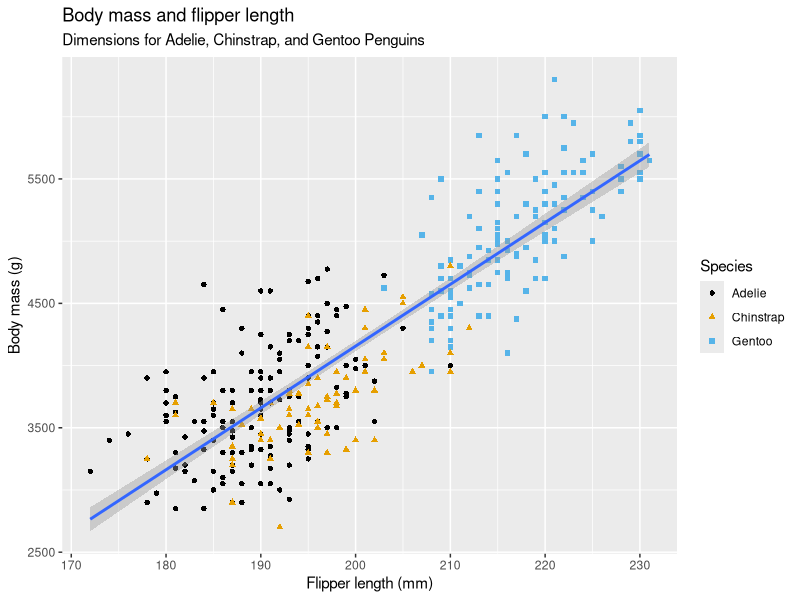
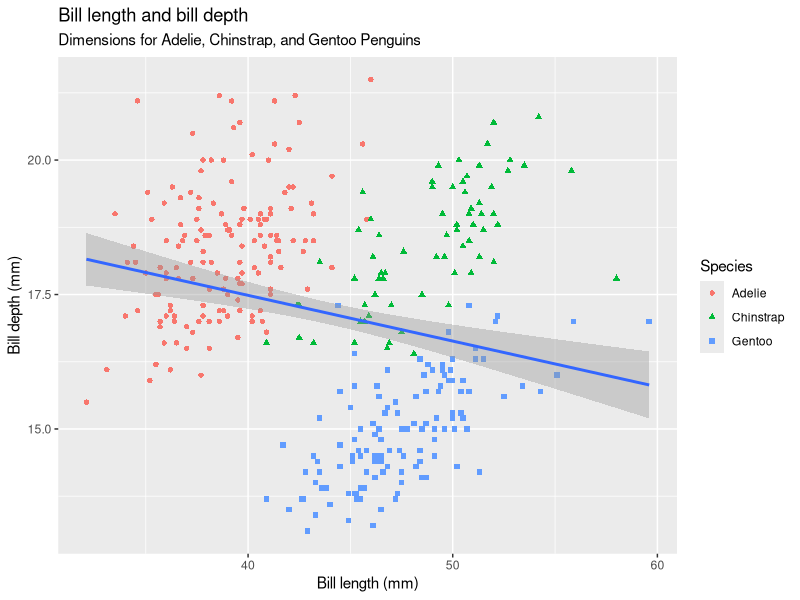
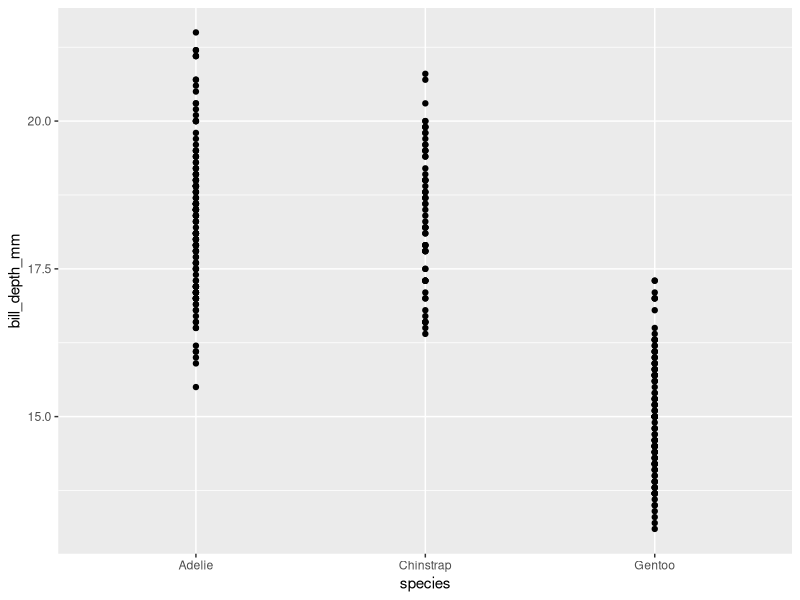
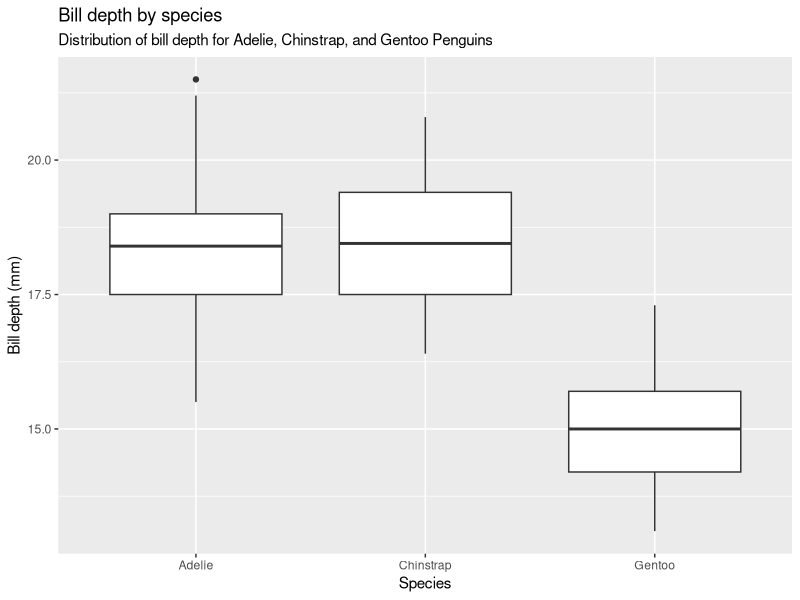
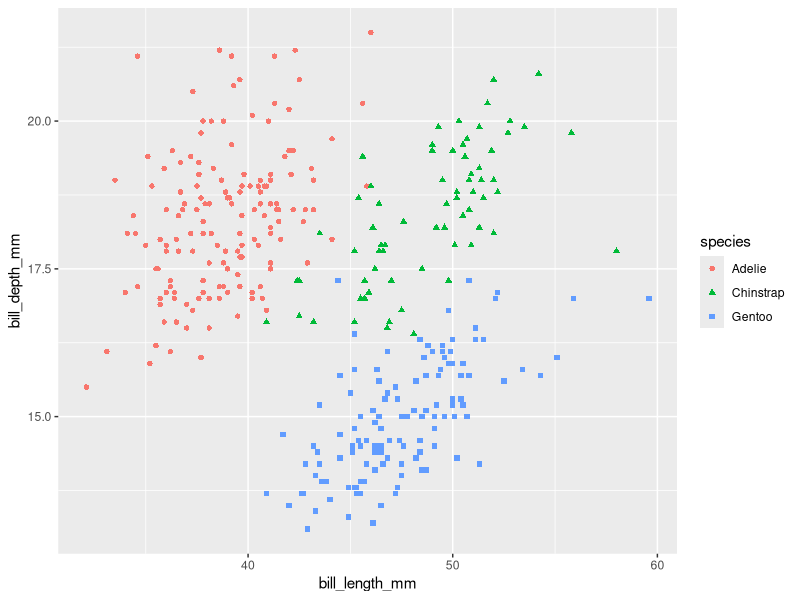
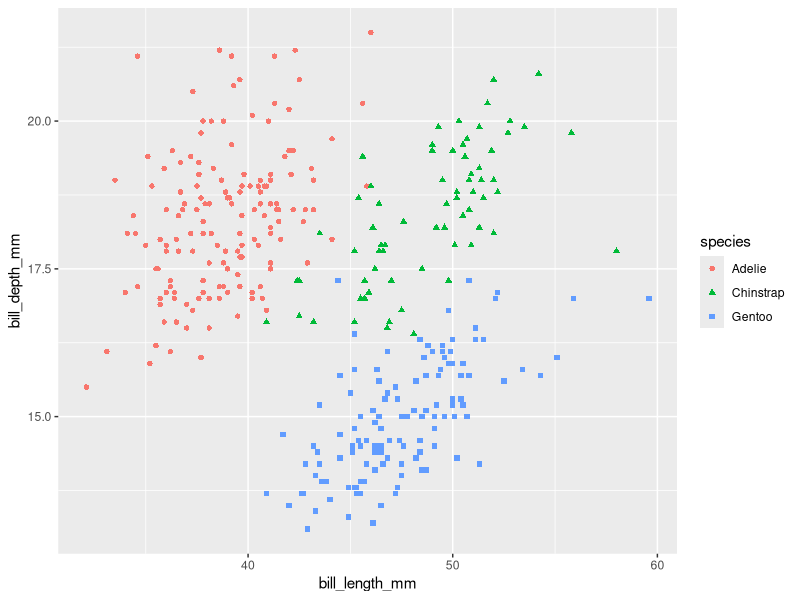
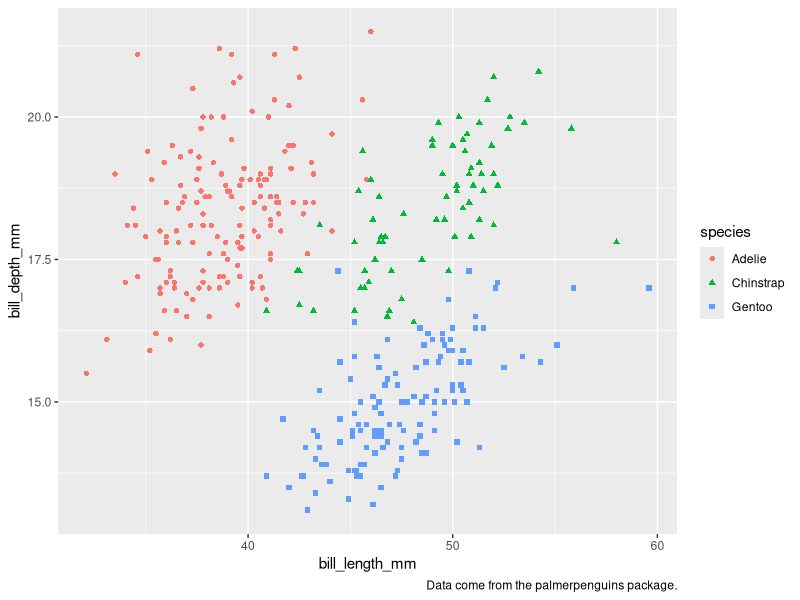
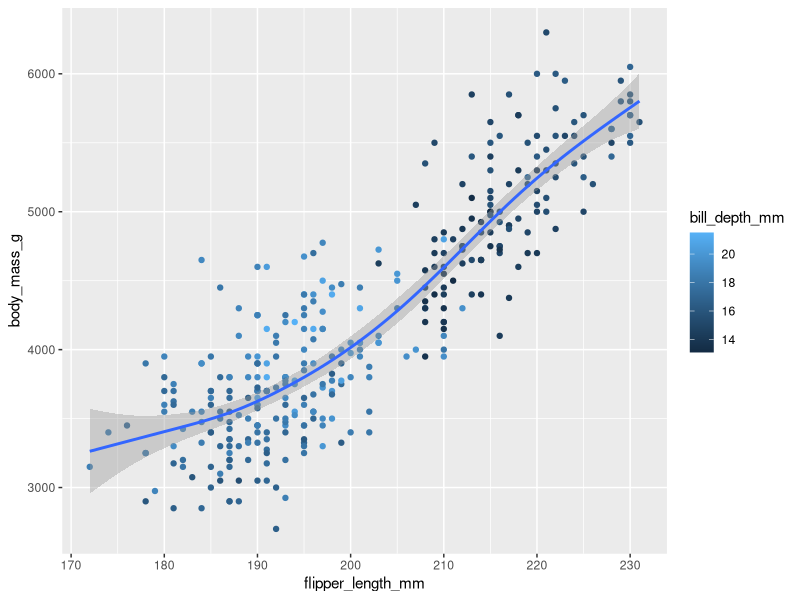

Write R code to recreate these figures, in order.
library(tidyverse)

library(palmerpenguins)
library(ggthemes)

# C1.2
ggplot(
  data = penguins,
  mapping = aes(x = flipper_length_mm, y = body_mass_g)
) +
  geom_point(aes(color = species, shape = species)) +
  geom_smooth(method = "lm") +
  labs(
    title = "Body mass and flipper length",
    subtitle = "Dimensions for Adelie, Chinstrap, and Gentoo Penguins",
    x = "Flipper length (mm)", y = "Body mass (g)",
    color = "Species", shape = "Species"
  ) +
  scale_color_colorblind()

# Exercise 1
# Row and col number in `penguins`
nrow(penguins)
ncol(penguins)

# Exercise 2
# `bill_depth_mm` - a number denoting bill depth (millimeters)
?penguins

# Exercise 3
ggplot(
  data = penguins,
  mapping = aes(x = bill_length_mm, y = bill_depth_mm)
) +
  geom_point(aes(color = species, shape = species)) +
  geom_smooth(method = "lm") +
  labs(
    title = "Bill length and bill depth",
    subtitle = "Dimensions for Adelie, Chinstrap, and Gentoo Penguins",
    x = "Bill length (mm)", y = "Bill depth (mm)",
    color = "Species", shape = "Species"
  )
# The relationship between bill length and bill depth is not as strong as the relationship between flipper length and body mass.
# And approximately, the relationship between bill length and bill depth is positive linear.

# Exercise 4
ggplot(
  data = penguins,
  mapping = aes(x = species, y = bill_depth_mm)
) +
  geom_point()

# Because the species is a categorical variable, we can use a boxplot to visualize the distribution of bill depth for each species.
ggplot(data = penguins, mapping = aes(x = species, y = bill_depth_mm)) +
  geom_boxplot() +
  labs(
    title = "Bill depth by species",
    subtitle = "Distribution of bill depth for Adelie, Chinstrap, and Gentoo Penguins",
    x = "Species", y = "Bill depth (mm)"
  )

# Exercise 5
# There is an error in provided code. func::`geom_point` need argument `x` and `y`.
# The correct code is:
ggplot(data = penguins) +
  geom_point(
    mapping = aes(x = bill_length_mm, y = bill_depth_mm, color = species, shape = species)
  )

# Exercise 6
# argument `na.rm` is how to remove missing values. If set it to TRUE, the missing values will be removed, and the wraning message will be suppressed.
ggplot(data = penguins) +
  geom_point(
    mapping = aes(x = bill_length_mm, y = bill_depth_mm, color = species, shape = species), na.rm = TRUE
  )

# Exercise 7
ggplot(data = penguins) +
  geom_point(
    mapping = aes(x = bill_length_mm, y = bill_depth_mm, color = species, shape = species)
  ) +
  labs(caption = "Data come from the palmerpenguins package.")

# Exercise 8
ggplot(data = penguins, mapping = aes(x = flipper_length_mm, y = body_mass_g)) +
  geom_point(
    mapping = aes(color = bill_depth_mm), na.rm = TRUE, shape = 19
  ) +
  geom_smooth(method = "gam")
# method = "gam" is generalized additive model

# Exercise 9
ggplot(
  data = penguins,
  mapping = aes(x = flipper_length_mm, y = body_mass_g, color = island)
) +
  geom_point() +
  geom_smooth(se = FALSE)
# The location of `color` in global or local, decice whether the line of `geom_smooth` is colored or not.

# Exercise 10
ggplot(
  data = penguins,
  mapping = aes(x = flipper_length_mm, y = body_mass_g)
) +
  geom_point() +
  geom_smooth()

ggplot() +
  geom_point(
    data = penguins,
    mapping = aes(x = flipper_length_mm, y = body_mass_g)
  ) +
  geom_smooth(
    data = penguins,
    mapping = aes(x = flipper_length_mm, y = body_mass_g)
  )
# The two plots are the same. The first plot is set by `ggplot()` - global level, it will apply for all following layers.
# The second plot is set by `geom_point()` and `geom_smooth()` - local level, it will apply for only these layers.
# But, in the second plot, the `data` and `mapping` are set for each layer, so the two plots are the same.

# C1.4
# When variable's hist chat is too difficult to determine the `binwidth`,we draw density (a smoothed-out version of a histogram, especially for continues data comes from an underlying smooth distribution) plot instead.

# Exercise 1
# Use `y = species` will draw a bar plot with horizontal bars.
ggplot(
  data = penguins,
  mapping = aes(y = species)
) +
  geom_bar()

# Exercise 2
# `color` is used for the border of the bars,
# and `fill` is used for the inside of the bars.
ggplot(penguins, aes(x = species)) +
  geom_bar(color = "red")

ggplot(penguins, aes(x = species)) +
  geom_bar(fill = "red")

# Exercise 3
# Note the difference between `geom_histogram` and `geom_bar`.
# `geom_histogram` is used for continues data, and `geom_bar` is used for discrete data.
# But, in my view, they are the same especially for continues data
ggplot(penguins, aes(x = body_mass_g)) +
  geom_histogram()
ggplot(penguins, aes(x = body_mass_g)) +
  geom_bar()
# argument `bins` used to set the number of bins in the histogram.
# it's another way to get the same effect of `binwidth` in `geom_histogram`.
ggplot(penguins, aes(x = body_mass_g)) +
  geom_histogram(bins = 30)

# Exercise 4
ggplot(diamonds, aes(x = carat)) +
  geom_histogram(binwidth = 20)
ggplot(diamonds, aes(x = carat)) +
  geom_histogram(binwidth = 5)
ggplot(diamonds, aes(x = carat)) +
  geom_histogram(binwidth = 1)
ggplot(diamonds, aes(x = carat)) +
  geom_histogram(binwidth = 0.5)
ggplot(diamonds, aes(x = carat)) +
  geom_histogram(binwidth = 0.1)
ggplot(diamonds, aes(x = carat)) +
  geom_histogram(binwidth = 0.005)
# The different `binwidth` will lead to different number of bins in the histogram.
# The interesting pattern is that the `carat` peaks and troughs with a certain period, more significant when `binwidth` is smaller.
